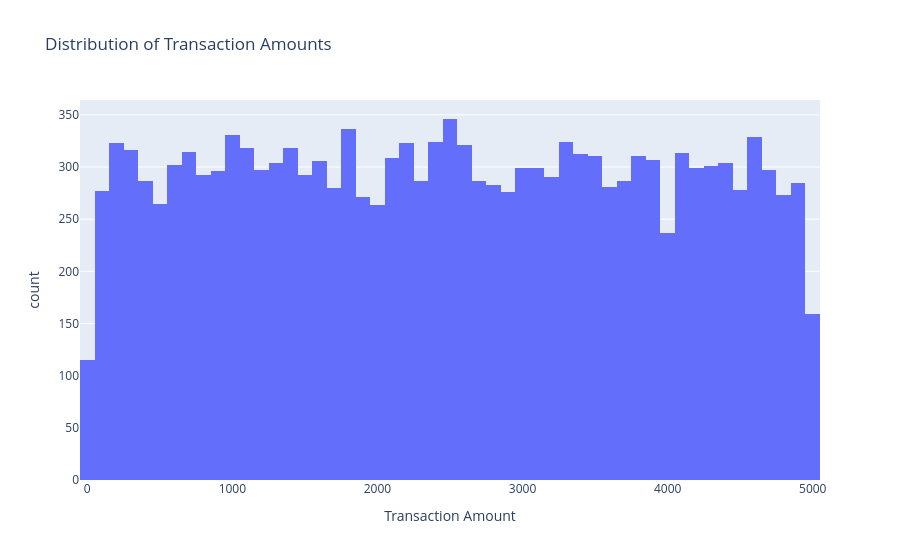

Write notebook code for a chart like this one.
### Markdown cell above
### CHART FOR THE DASHBOARD

### Code cell
import plotly.express as px
fig = px.histogram(df, x="Transaction Amount", nbins=50, title="Distribution of Transaction Amounts")
fig.show()

### Figure 1 — Plotly figure (JSON) as saved in the notebook; plotly's stock layout.template omitted (floating-point values rounded to 4 significant figures; data arrays with more than 128 entries replaced by an {"elided": "..."} marker saying what was removed)
{"data": [{"bingroup": "x", "hovertemplate": "Transaction Amount=%{x}<br>count=%{y}<extra></extra>", "legendgroup": "", "marker": {"color": "#636efa", "pattern": {"shape": ""}}, "name": "", "nbinsx": 50, "orientation": "v", "showlegend": false, "type": "histogram", "x": {"elided": "14956 float values"}, "xaxis": "x", "yaxis": "y"}], "layout": {"barmode": "relative", "legend": {"tracegroupgap": 0}, "title": {"text": "Distribution of Transaction Amounts"}, "xaxis": {"anchor": "y", "domain": [0, 1], "title": {"text": "Transaction Amount"}}, "yaxis": {"anchor": "x", "domain": [0, 1], "title": {"text": "count"}}}}
